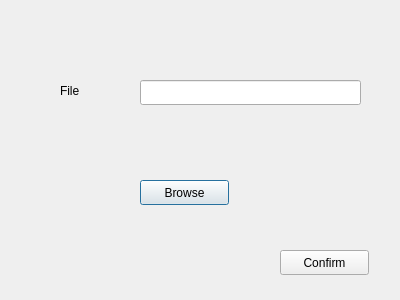
<?xml version="1.0" encoding="UTF-8"?>
<ui version="4.0">
 <class>importmachine</class>
 <widget class="QDialog" name="importmachine">
  <property name="geometry">
   <rect>
    <x>0</x>
    <y>0</y>
    <width>400</width>
    <height>300</height>
   </rect>
  </property>
  <property name="windowTitle">
   <string>Import Machine</string>
  </property>
  <widget class="QPushButton" name="browse_button">
   <property name="geometry">
    <rect>
     <x>140</x>
     <y>180</y>
     <width>89</width>
     <height>25</height>
    </rect>
   </property>
   <property name="text">
    <string>Browse</string>
   </property>
  </widget>
  <widget class="QLabel" name="file_label">
   <property name="geometry">
    <rect>
     <x>60</x>
     <y>80</y>
     <width>31</width>
     <height>21</height>
    </rect>
   </property>
   <property name="text">
    <string>File</string>
   </property>
  </widget>
  <widget class="QLineEdit" name="file_line">
   <property name="geometry">
    <rect>
     <x>140</x>
     <y>80</y>
     <width>221</width>
     <height>25</height>
    </rect>
   </property>
   <property name="maxLength">
    <number>32765</number>
   </property>
   <property name="readOnly">
    <bool>true</bool>
   </property>
  </widget>
  <widget class="QPushButton" name="confirm_button">
   <property name="geometry">
    <rect>
     <x>280</x>
     <y>250</y>
     <width>89</width>
     <height>25</height>
    </rect>
   </property>
   <property name="text">
    <string>Confirm</string>
   </property>
  </widget>
 </widget>
 <tabstops>
  <tabstop>file_line</tabstop>
  <tabstop>browse_button</tabstop>
  <tabstop>confirm_button</tabstop>
 </tabstops>
 <resources/>
 <connections/>
</ui>
